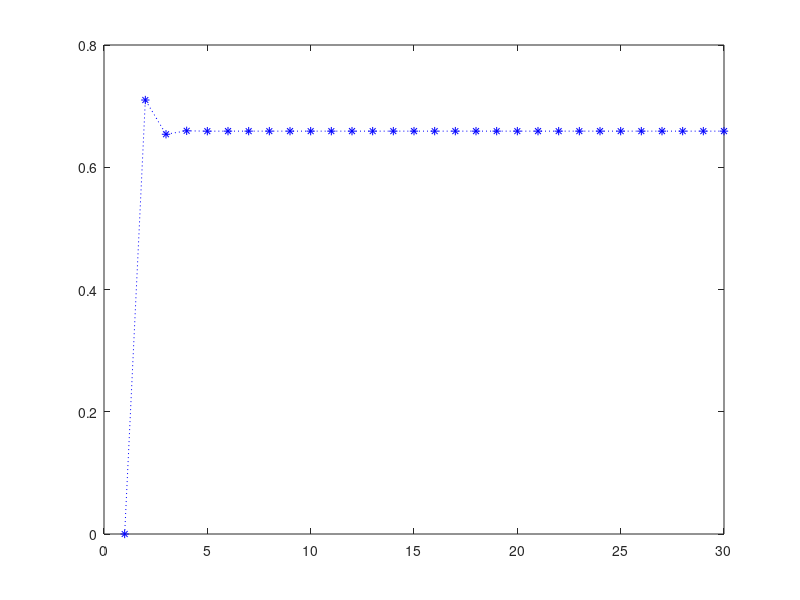

Recreate this plot in MATLAB.
% exercicio 2 // Parte 3.1

% alinea a)

% estados -> faltar // nao faltar 
% estado 1 -> faltar
% estado 2 -> nao faltar

% transicao -> faltar -> nao faltar : 0.8           -> t2/1
%              faltar -> faltar : 0.2               -> t1/1
%              nao faltar -> faltar : 0.3           -> t1/2
%              nao faltar -> nao faltar : 0.7       -> t2/2


matriz = [0.2 0.3; 0.8 0.7];

sum(matriz);

% vetor estado -> nao faltar -> faltar/nao faltar 

v = [0;1];

v1 = matriz * v;
v2 = matriz * v1;
v3 = v2(2);

fprintf("Probabilidade alinea a e b: %1.4f\n",v3);

% alinea c)

v = [0 1];

v1 = v * matriz^29;
v1 = v1(1);
fprintf("Probabilidade alinea c: %1.4f\n",v1);

% alinea d)

PNFaltar = 0.85;

v1 = [1-PNFaltar PNFaltar];




prob= zeros(1,30);


v = v1;


for aula = 2:30
    
    v = v * matriz;
    prob(aula)= v(1);

end    

plot(1:30,prob,'b*:');
fprintf("Alinea d): Grafico")